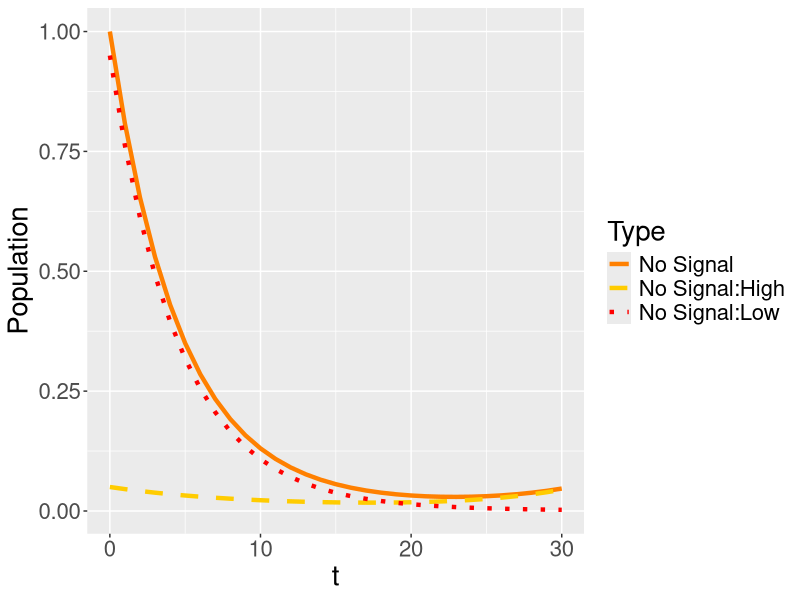
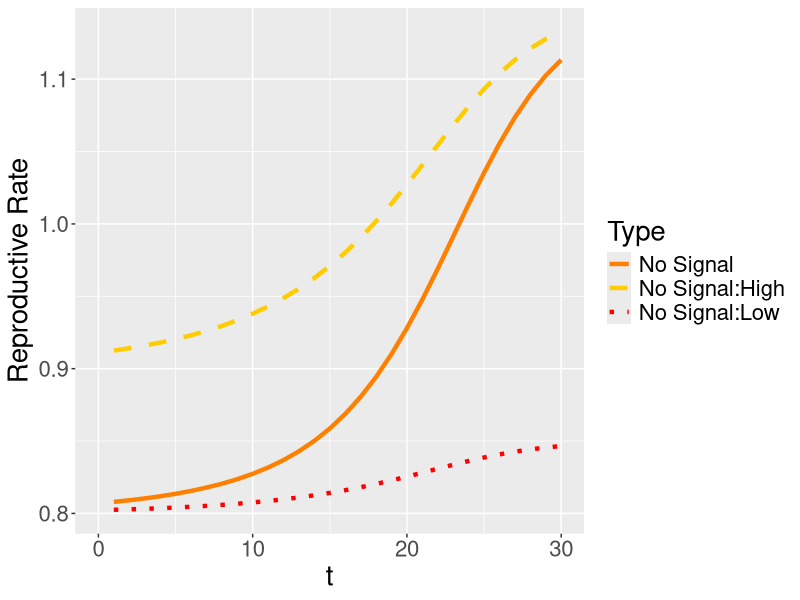
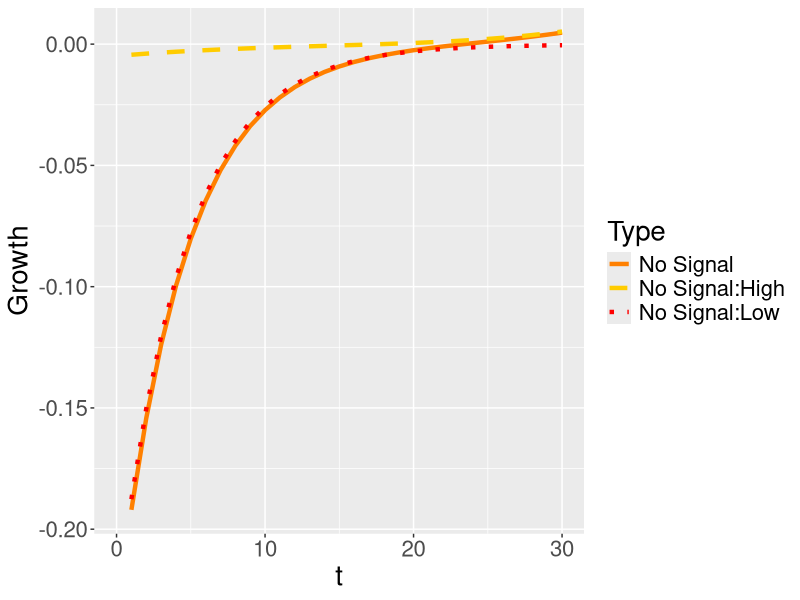
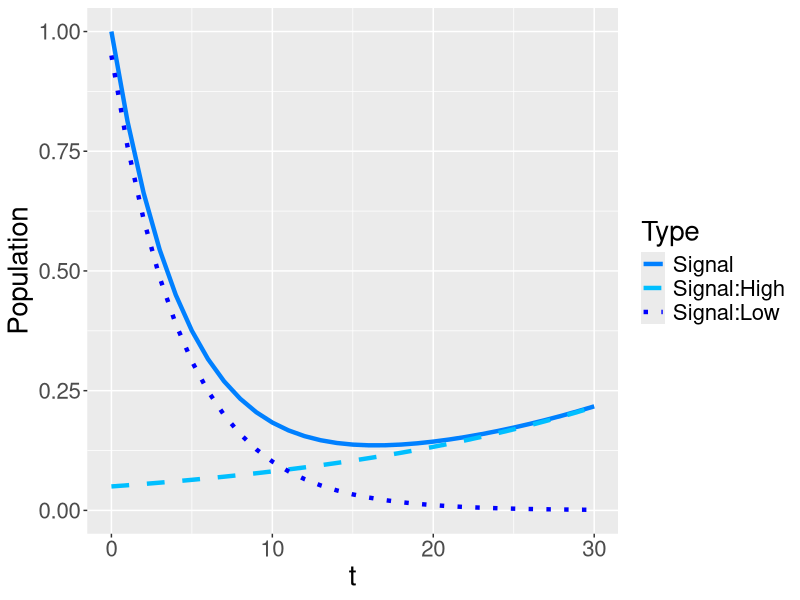
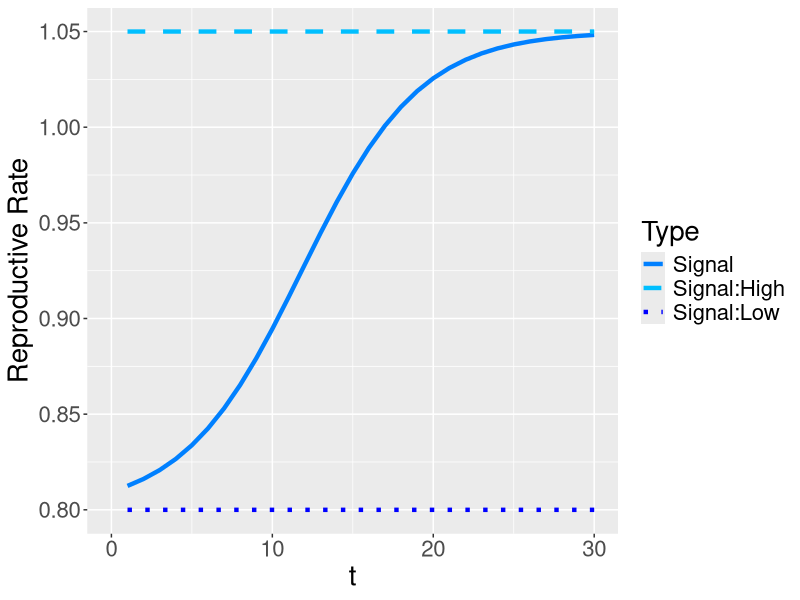
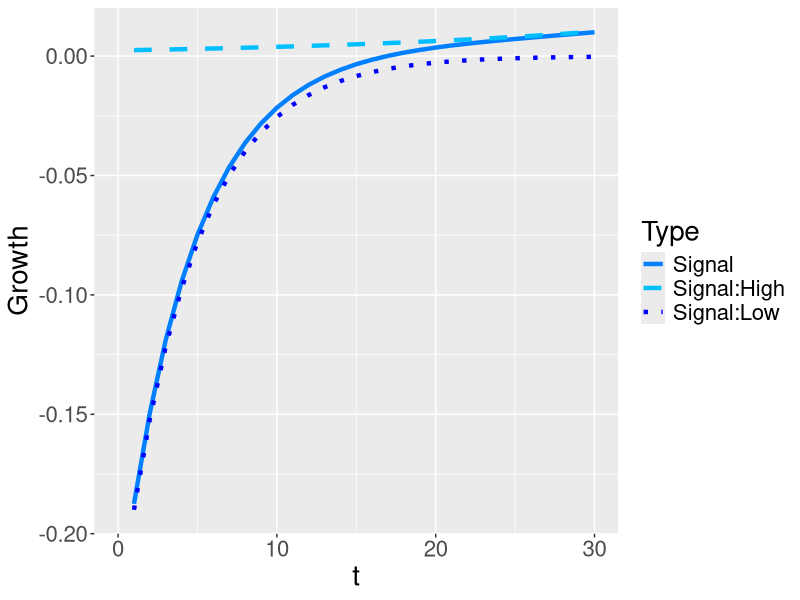
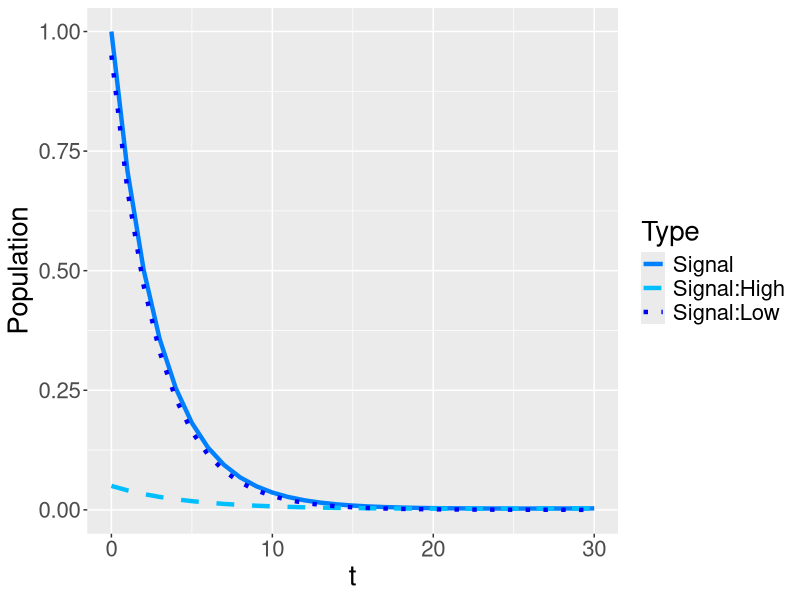
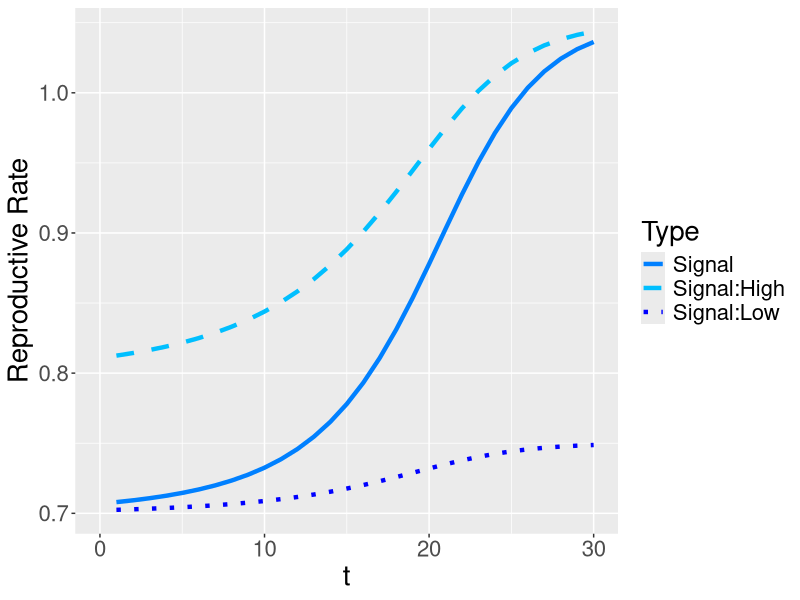

These figures' R source, in order:
###### Set Up #######



library("tidyverse", "shiny", "stringr")
##1100*500 image size

time = 30
vHH =1.15
vHL = .9
vLH = .85
vLL = .8
K = .1
ratio = .05
ratio_l = 0
ratio_h = 1
pop_grow = "Unbounded exponential growth"
#"Fixed population", "Unbounded exponential growth", "Logistic growth to capacity"
join_scenario = "Fight"
#"Fight", "Merge"
start = 20
beta = .2


###### Evolution Apart ######



#Function for evolution of populations in isolation (only high types signal in signaling population)
evo_apart_high = function(ratio, vHH, vHL, vLH, vLL, K, time, pop_grow){
  #define initial population makeup 
  H_N = ratio
  H_S = ratio
  L_N = 1-ratio
  L_S = 1-ratio
  pop = data.frame(H_N,H_S,L_N,L_S)
  #define game table payoffs 
  SHH = max(vHH - K, 0)
  SHL = max(vHL - K, 0)
  SLH = max(vLH - K, 0)
  SLL = max(vLL - K, 0)
  payoffs = data.frame(vHH,vHL,vLH,vLL,SHH,SHL,SLH,SLL)
  expected_payoffs = data.frame()
  group_payoffs = data.frame()
  for(i in 1:time){
    #extract current population values
    H_N = as.numeric(tail(pop,1)[1])
    H_S = as.numeric(tail(pop,1)[2])
    L_N = as.numeric(tail(pop,1)[3])
    L_S = as.numeric(tail(pop,1)[4])
    #find proportion of type in each matching pool (signalers with signalers, non-signalers with non-signalers)
    S_H = if(H_S+L_S>0){
      H_S/(H_S+L_S)} else {0}
    S_L = 1-S_H
    N_H = if(H_N+L_N>0){
      H_N/(H_N+L_N)} else {0}
    N_L = 1-N_H
    #calculate next generation pop levels (current pop * expected payoff for each group)
    H_N_P = H_N*(N_H*as.numeric(payoffs[1])+N_L*as.numeric(payoffs[2]))
    H_S_P = H_S*as.numeric(payoffs[5])
    L_N_P = L_N*(N_H*as.numeric(payoffs[3])+N_L*as.numeric(payoffs[4]))
    L_S_P = L_S*as.numeric(payoffs[4])
    
    #identify growth scenario
    if (pop_grow == "Fixed population"){
      #rebalance to keep total pop steady
      Total_N_P = H_N_P+L_N_P
      Total_S_P = H_S_P+L_S_P
      expected_payoffs1 = data.frame(High_No_Signal = H_N_P/(H_N*Total_N_P), High_Signal = H_S_P/(H_S*Total_S_P), Low_No_Signal = L_N_P/(L_N*Total_N_P), Low_Signal = L_S_P/(L_S*Total_S_P))
      H_N = H_N_P/Total_N_P
      H_S = H_S_P/Total_S_P
      L_N = L_N_P/Total_N_P
      L_S = L_S_P/Total_S_P
    }
    if (pop_grow == "Unbounded exponential growth") {
      #set next gen pop levels to current leves and record expected payoffs
      expected_payoffs1 = data.frame(High_No_Signal = H_N_P/H_N, High_Signal = H_S_P/H_S, Low_No_Signal = L_N_P/L_N, Low_Signal = L_S_P/L_S)
      H_N = H_N_P
      H_S = H_S_P
      L_N = L_N_P
      L_S = L_S_P
    }
    
    #record end of generation information
    pop1 = data.frame(H_N,H_S,L_N,L_S)
    pop = rbind(pop, pop1)
    group_payoffs1 = data.frame(No_Signal = expected_payoffs1[[1]]*N_H + expected_payoffs1[[3]]*N_L, Signal = expected_payoffs1[[2]]*S_H + expected_payoffs1[[4]]*S_L)
    group_payoffs = rbind(group_payoffs, group_payoffs1)
    expected_payoffs = rbind(expected_payoffs, expected_payoffs1)
  }
  #clean up the data
  growth = pop[2:(time+1),]-pop[1:time,]
  growth = growth %>%
    rename(High_No_Signal = H_N,
           High_Signal = H_S,
           Low_No_Signal = L_N,
           Low_Signal = L_S) %>%
    mutate(t = 1:time,
           Signal = High_Signal + Low_Signal,
           No_Signal = High_No_Signal + Low_No_Signal) %>%
    gather("No_Signal", "High_No_Signal", "Low_No_Signal", "Signal", "High_Signal", "Low_Signal", key = Type, value = "Growth")
  growth$Type = factor(growth$Type, levels = c("Signal", "High_Signal", "Low_Signal", "No_Signal", "High_No_Signal", "Low_No_Signal"))
  
  pop = pop %>%
    rename(High_No_Signal = H_N,
           High_Signal = H_S,
           Low_No_Signal = L_N,
           Low_Signal = L_S) %>%
    mutate(t = 0:time,
           Signal = High_Signal + Low_Signal,
           No_Signal = High_No_Signal + Low_No_Signal) %>%
    gather("No_Signal", "High_No_Signal", "Low_No_Signal", "Signal", "High_Signal", "Low_Signal", key = Type, value = "Population")
  pop$Type = factor(pop$Type, levels = c("Signal", "High_Signal", "Low_Signal", "No_Signal", "High_No_Signal", "Low_No_Signal"))
  
  expected_payoffs = cbind(expected_payoffs,group_payoffs)
  expected_payoffs = expected_payoffs %>%
    mutate(t = 1:time) %>%
    gather("No_Signal", "High_No_Signal", "Low_No_Signal", "Signal", "High_Signal", "Low_Signal", key = Type, value = "Growth_Rate")
  expected_payoffs$Type = factor(expected_payoffs$Type, levels = c("Signal", "High_Signal", "Low_Signal", "No_Signal", "High_No_Signal", "Low_No_Signal"))
  list(pop, expected_payoffs, growth)
}

#make graphs for population evolution seperately

pop_evo = evo_apart_high(ratio, vHH, vHL, vLH, vLL, K, time, pop_grow)[[1]]
rate_evo = evo_apart_high(ratio, vHH, vHL, vLH, vLL, K, time, pop_grow)[[2]]
grow_evo = evo_apart_high(ratio, vHH, vHL, vLH, vLL, K, time, pop_grow)[[3]]

#No Signal population

###No_Signal
pop_evo_NS = pop_evo
pop_evo_NS$Type = factor(pop_evo_NS$Type, levels = c("No_Signal", "High_No_Signal", "Low_No_Signal"))
pop_evo_NS = pop_evo_NS[1:93,]

rate_evo_NS = rate_evo
rate_evo_NS$Type = factor(rate_evo_NS$Type, levels = c("No_Signal", "High_No_Signal", "Low_No_Signal"))
rate_evo_NS = rate_evo_NS[1:90,]

grow_evo_NS = grow_evo
grow_evo_NS$Type = factor(grow_evo_NS$Type, levels = c("No_Signal", "High_No_Signal", "Low_No_Signal"))
grow_evo_NS = grow_evo_NS[1:90,]


###Pop_No_Signal
ggplot(data = pop_evo_NS, aes(x = t, y = Population, color = Type, linetype = Type)) +
  geom_line(size = 1.5) +
  theme(text = element_text(size = 20)) +
  scale_linetype_manual(labels = c("No_Signal" = "No Signal", "High_No_Signal" = "No Signal:High", "Low_No_Signal" = "No Signal:Low"),
                        values = c("No_Signal" = "solid", "High_No_Signal" = "dashed", "Low_No_Signal" = "dotted"))+
  scale_color_manual(labels = c("No_Signal" = "No Signal", "High_No_Signal" = "No Signal:High", "Low_No_Signal" = "No Signal:Low"),
                     values = c("No_Signal" = rgb(1,.5,0), "High_No_Signal" = rgb(1,.8,0), "Low_No_Signal" = rgb(1,0,0)))+
  coord_cartesian(xlim =c(0, time))

###Rate_No_Signal
ggplot(data = rate_evo_NS, aes(x = t, y = Growth_Rate, color = Type, linetype = Type)) +
  geom_line(size = 1.5) +
  theme(text = element_text(size = 20)) +
  scale_linetype_manual(labels = c("No_Signal" = "No Signal", "High_No_Signal" = "No Signal:High", "Low_No_Signal" = "No Signal:Low"),
                        values = c("No_Signal" = "solid", "High_No_Signal" = "dashed", "Low_No_Signal" = "dotted"))+
  scale_color_manual(labels = c("No_Signal" = "No Signal", "High_No_Signal" = "No Signal:High", "Low_No_Signal" = "No Signal:Low"),
                     values = c("No_Signal" = rgb(1,.5,0), "High_No_Signal" = rgb(1,.8,0), "Low_No_Signal" = rgb(1,0,0)))+
  labs(y = "Reproductive Rate")+
  coord_cartesian(xlim =c(0, time))

###Growth_No_Signal
ggplot(data = grow_evo_NS, aes(x = t, y = Growth, color = Type, linetype = Type)) +
  geom_line(size = 1.5) +
  theme(text = element_text(size = 20)) +
  scale_linetype_manual(labels = c("No_Signal" = "No Signal", "High_No_Signal" = "No Signal:High", "Low_No_Signal" = "No Signal:Low"),
                        values = c("No_Signal" = "solid", "High_No_Signal" = "dashed", "Low_No_Signal" = "dotted"))+
  scale_color_manual(labels = c("No_Signal" = "No Signal", "High_No_Signal" = "No Signal:High", "Low_No_Signal" = "No Signal:Low"),
                     values = c("No_Signal" = rgb(1,.5,0), "High_No_Signal" = rgb(1,.8,0), "Low_No_Signal" = rgb(1,0,0)))+
  ylab("Growth")+
  coord_cartesian(xlim =c(0, time))

#Signal Population

###Signal
pop_evo_S = pop_evo
pop_evo_S$Type = factor(pop_evo_S$Type, levels = c("Signal", "High_Signal", "Low_Signal"))
pop_evo_S = pop_evo_S[94:186,]


rate_evo_S = rate_evo
rate_evo_S$Type = factor(rate_evo_S$Type, levels = c("Signal", "High_Signal", "Low_Signal"))
rate_evo_S = rate_evo_S[91:180,]

grow_evo_S = grow_evo
grow_evo_S$Type = factor(grow_evo_S$Type, levels = c("Signal", "High_Signal", "Low_Signal"))
grow_evo_S = grow_evo_S[91:180,]


###Pop_Signal
ggplot(data = pop_evo_S, aes(x = t, y = Population, color = Type, linetype = Type)) +
  geom_line(size = 1.5) +
  theme(text = element_text(size = 20)) +
  scale_linetype_manual(labels = c("Signal" = "Signal", "High_Signal" = "Signal:High", "Low_Signal" = "Signal:Low"),
                        values = c("Signal" = "solid", "High_Signal" = "dashed", "Low_Signal" = "dotted"))+
  scale_color_manual(labels = c("Signal" = "Signal", "High_Signal" = "Signal:High", "Low_Signal" = "Signal:Low"),
                     values = c("Signal" = rgb(0,.5,1), "High_Signal" = rgb(0,.75,1), "Low_Signal" = rgb(0,0,1)))+
  coord_cartesian(xlim =c(0, time))

###Rate_Signal
ggplot(data = rate_evo_S, aes(x = t, y = Growth_Rate, color = Type, linetype = Type)) +
  geom_line(size = 1.5) +
  theme(text = element_text(size = 20)) +
  scale_linetype_manual(labels = c("Signal" = "Signal", "High_Signal" = "Signal:High", "Low_Signal" = "Signal:Low"),
                        values = c("Signal" = "solid", "High_Signal" = "dashed", "Low_Signal" = "dotted"))+
  scale_color_manual(labels = c("Signal" = "Signal", "High_Signal" = "Signal:High", "Low_Signal" = "Signal:Low"),
                     values = c("Signal" = rgb(0,.5,1), "High_Signal" = rgb(0,.75,1), "Low_Signal" = rgb(0,0,1)))+
  labs(y = "Reproductive Rate")+
  coord_cartesian(xlim =c(0, time))

###Growth_Signal
ggplot(data = grow_evo_S, aes(x = t, y = Growth, color = Type, linetype = Type)) +
  geom_line(size = 1.5) +
  theme(text = element_text(size = 20)) +
  scale_linetype_manual(labels = c("Signal" = "Signal", "High_Signal" = "Signal:High", "Low_Signal" = "Signal:Low"),
                        values = c("Signal" = "solid", "High_Signal" = "dashed", "Low_Signal" = "dotted"))+
  scale_color_manual(labels = c("Signal" = "Signal", "High_Signal" = "Signal:High", "Low_Signal" = "Signal:Low"),
                     values = c("Signal" = rgb(0,.5,1), "High_Signal" = rgb(0,.75,1), "Low_Signal" = rgb(0,0,1)))+
  ylab("Growth")+
  coord_cartesian(xlim =c(0, time))


#Function for evolution of populations in isolation (both types signal in signaling population)
evo_apart_genetic = function(ratio, vHH, vHL, vLH, vLL, K, time, pop_grow){
  #define initial population makeup 
  H_N = ratio
  H_S = ratio
  L_N = 1-ratio
  L_S = 1-ratio
  pop = data.frame(H_N,H_S,L_N,L_S)
  #define game table payoffs 
  SHH = max(vHH - K, 0)
  SHL = max(vHL - K, 0)
  SLH = max(vLH - K, 0)
  SLL = max(vLL - K, 0)
  payoffs = data.frame(vHH,vHL,vLH,vLL,SHH,SHL,SLH,SLL)
  expected_payoffs = data.frame()
  group_payoffs = data.frame()
  for(i in 1:time){
    #extract current population values
    H_N = as.numeric(tail(pop,1)[1])
    H_S = as.numeric(tail(pop,1)[2])
    L_N = as.numeric(tail(pop,1)[3])
    L_S = as.numeric(tail(pop,1)[4])
    #find proportion of type in each matching pool (signalers with signalers, non-signalers with non-signalers)
    S_H = if(H_S+L_S>0){
      H_S/(H_S+L_S)} else {0}
    S_L = 1-S_H
    N_H = if(H_N+L_N>0){
      H_N/(H_N+L_N)} else {0}
    N_L = 1-N_H
    #calculate next generation pop levels (current pop * expected payoff for each group)
    H_N_P = H_N*(N_H*as.numeric(payoffs[1])+N_L*as.numeric(payoffs[2]))
    H_S_P = H_S*(S_H*as.numeric(payoffs[5])+S_L*as.numeric(payoffs[6]))
    L_N_P = L_N*(N_H*as.numeric(payoffs[3])+N_L*as.numeric(payoffs[4]))
    L_S_P = L_S*(S_H*as.numeric(payoffs[7])+S_L*as.numeric(payoffs[8]))
    
    #identify growth scenario
    if (pop_grow == "Fixed population"){
      #rebalance to keep total pop steady
      Total_N_P = H_N_P+L_N_P
      Total_S_P = H_S_P+L_S_P
      expected_payoffs1 = data.frame(High_No_Signal = H_N_P/(H_N*Total_N_P), High_Signal = H_S_P/(H_S*Total_S_P), Low_No_Signal = L_N_P/(L_N*Total_N_P), Low_Signal = L_S_P/(L_S*Total_S_P))
      H_N = H_N_P/Total_N_P
      H_S = H_S_P/Total_S_P
      L_N = L_N_P/Total_N_P
      L_S = L_S_P/Total_S_P
    }
    if (pop_grow == "Unbounded exponential growth") {
      #set next gen pop levels to current leves and record expected payoffs
      expected_payoffs1 = data.frame(High_No_Signal = H_N_P/H_N, High_Signal = H_S_P/H_S, Low_No_Signal = L_N_P/L_N, Low_Signal = L_S_P/L_S)
      H_N = H_N_P
      H_S = H_S_P
      L_N = L_N_P
      L_S = L_S_P
    }
    
    #record end of generation information
    pop1 = data.frame(H_N,H_S,L_N,L_S)
    pop = rbind(pop, pop1)
    group_payoffs1 = data.frame(No_Signal = expected_payoffs1[[1]]*N_H + expected_payoffs1[[3]]*N_L, Signal = expected_payoffs1[[2]]*S_H + expected_payoffs1[[4]]*S_L)
    group_payoffs = rbind(group_payoffs, group_payoffs1)
    expected_payoffs = rbind(expected_payoffs, expected_payoffs1)
  }
  #clean up the data
  growth = pop[2:(time+1),]-pop[1:time,]
  growth = growth %>%
    rename(High_No_Signal = H_N,
           High_Signal = H_S,
           Low_No_Signal = L_N,
           Low_Signal = L_S) %>%
    mutate(t = 1:time,
           Signal = High_Signal + Low_Signal,
           No_Signal = High_No_Signal + Low_No_Signal) %>%
    gather("No_Signal", "High_No_Signal", "Low_No_Signal", "Signal", "High_Signal", "Low_Signal", key = Type, value = "Growth")
  growth$Type = factor(growth$Type, levels = c("Signal", "High_Signal", "Low_Signal", "No_Signal", "High_No_Signal", "Low_No_Signal"))
  
  pop = pop %>%
    rename(High_No_Signal = H_N,
           High_Signal = H_S,
           Low_No_Signal = L_N,
           Low_Signal = L_S) %>%
    mutate(t = 0:time,
           Signal = High_Signal + Low_Signal,
           No_Signal = High_No_Signal + Low_No_Signal) %>%
    gather("No_Signal", "High_No_Signal", "Low_No_Signal", "Signal", "High_Signal", "Low_Signal", key = Type, value = "Population")
  pop$Type = factor(pop$Type, levels = c("Signal", "High_Signal", "Low_Signal", "No_Signal", "High_No_Signal", "Low_No_Signal"))
  
  expected_payoffs = cbind(expected_payoffs,group_payoffs)
  expected_payoffs = expected_payoffs %>%
    mutate(t = 1:time) %>%
    gather("No_Signal", "High_No_Signal", "Low_No_Signal", "Signal", "High_Signal", "Low_Signal", key = Type, value = "Growth_Rate")
  expected_payoffs$Type = factor(expected_payoffs$Type, levels = c("Signal", "High_Signal", "Low_Signal", "No_Signal", "High_No_Signal", "Low_No_Signal"))
  list(pop, expected_payoffs, growth)
}

#make graphs for population evolution seperately

pop_evo_gene = evo_apart_genetic(ratio, vHH, vHL, vLH, vLL, K, time, pop_grow)[[1]]
rate_evo_gene = evo_apart_genetic(ratio, vHH, vHL, vLH, vLL, K, time, pop_grow)[[2]]
grow_evo_gene = evo_apart_genetic(ratio, vHH, vHL, vLH, vLL, K, time, pop_grow)[[3]]

#Genetic population

###Genetic
pop_evo_gene_S = pop_evo_gene
pop_evo_gene_S$Type = factor(pop_evo_gene_S$Type, levels = c("Signal", "High_Signal", "Low_Signal"))
pop_evo_gene_S = pop_evo_gene_S[94:186,]

rate_evo_gene_S = rate_evo_gene
rate_evo_gene_S$Type = factor(rate_evo_gene_S$Type, levels = c("Signal", "High_Signal", "Low_Signal"))
rate_evo_gene_S = rate_evo_gene_S[91:180,]

grow_evo_gene_S = grow_evo_gene
grow_evo_gene_S$Type = factor(grow_evo_gene_S$Type, levels = c("Signal", "High_Signal", "Low_Signal"))
grow_evo_gene_S = grow_evo_gene_S[91:180,]


###Pop_Signal
ggplot(data = pop_evo_gene_S, aes(x = t, y = Population, color = Type, linetype = Type)) +
  geom_line(size = 1.5) +
  theme(text = element_text(size = 20)) +
  scale_linetype_manual(labels = c("Signal" = "Signal", "High_Signal" = "Signal:High", "Low_Signal" = "Signal:Low"),
                        values = c("Signal" = "solid", "High_Signal" = "dashed", "Low_Signal" = "dotted"))+
  scale_color_manual(labels = c("Signal" = "Signal", "High_Signal" = "Signal:High", "Low_Signal" = "Signal:Low"),
                     values = c("Signal" = rgb(0,.5,1), "High_Signal" = rgb(0,.75,1), "Low_Signal" = rgb(0,0,1)))+
  coord_cartesian(xlim =c(0, time))

###Rate_Signal
ggplot(data = rate_evo_gene_S, aes(x = t, y = Growth_Rate, color = Type, linetype = Type)) +
  geom_line(size = 1.5) +
  theme(text = element_text(size = 20)) +
  scale_linetype_manual(labels = c("Signal" = "Signal", "High_Signal" = "Signal:High", "Low_Signal" = "Signal:Low"),
                        values = c("Signal" = "solid", "High_Signal" = "dashed", "Low_Signal" = "dotted"))+
  scale_color_manual(labels = c("Signal" = "Signal", "High_Signal" = "Signal:High", "Low_Signal" = "Signal:Low"),
                     values = c("Signal" = rgb(0,.5,1), "High_Signal" = rgb(0,.75,1), "Low_Signal" = rgb(0,0,1)))+
  labs(y = "Reproductive Rate")+
  coord_cartesian(xlim =c(0, time))

###Growth_Signal
ggplot(data = grow_evo_gene_S, aes(x = t, y = Growth, color = Type, linetype = Type)) +
  geom_line(size = 1.5) +
  theme(text = element_text(size = 20)) +
  scale_linetype_manual(labels = c("Signal" = "Signal", "High_Signal" = "Signal:High", "Low_Signal" = "Signal:Low"),
                        values = c("Signal" = "solid", "High_Signal" = "dashed", "Low_Signal" = "dotted"))+
  scale_color_manual(labels = c("Signal" = "Signal", "High_Signal" = "Signal:High", "Low_Signal" = "Signal:Low"),
                     values = c("Signal" = rgb(0,.5,1), "High_Signal" = rgb(0,.75,1), "Low_Signal" = rgb(0,0,1)))+
  ylab("Growth")+
  coord_cartesian(xlim =c(0, time))

#Compare Signal (choice) vs No Signal

###Pop_Compare
ggplot(data = pop_evo, aes(x = t, y = Population, color = Type, linetype = Type)) +
  geom_line(size = 1.5) +
  theme(text = element_text(size = 20)) +
  scale_linetype_manual(labels = c("Signal" = "Signal", "High_Signal" = "Signal:High", "Low_Signal" = "Signal:Low", "No_Signal" = "No Signal", "High_No_Signal" = "No Signal:High", "Low_No_Signal" = "No Signal:Low"),
                        values = c("Signal" = "solid", "High_Signal" = "dashed", "Low_Signal" = "dotted", "No_Signal" = "solid", "High_No_Signal" = "dashed", "Low_No_Signal" = "dotted"))+
  scale_color_manual(labels = c("Signal" = "Signal", "High_Signal" = "Signal:High", "Low_Signal" = "Signal:Low", "No_Signal" = "No Signal", "High_No_Signal" = "No Signal:High", "Low_No_Signal" = "No Signal:Low"),
                     values = c("Signal" = rgb(0,.5,1), "High_Signal" = rgb(0,.75,1), "Low_Signal" = rgb(0,0,1), "No_Signal" = rgb(1,.5,0), "High_No_Signal" = rgb(1,.8,0), "Low_No_Signal" = rgb(1,0,0)))+
  coord_cartesian(xlim =c(0, time))

###Rate_Compare
ggplot(data = rate_evo, aes(x = t, y = Growth_Rate, color = Type, linetype = Type)) +
  geom_line(size = 1.5) +
  theme(text = element_text(size = 20)) +
  scale_linetype_manual(labels = c("Signal" = "Signal", "High_Signal" = "Signal:High", "Low_Signal" = "Signal:Low", "No_Signal" = "No Signal", "High_No_Signal" = "No Signal:High", "Low_No_Signal" = "No Signal:Low"),
                        values = c("Signal" = "solid", "High_Signal" = "dashed", "Low_Signal" = "dotted", "No_Signal" = "solid", "High_No_Signal" = "dashed", "Low_No_Signal" = "dotted"))+
  scale_color_manual(labels = c("Signal" = "Signal", "High_Signal" = "Signal:High", "Low_Signal" = "Signal:Low", "No_Signal" = "No Signal", "High_No_Signal" = "No Signal:High", "Low_No_Signal" = "No Signal:Low"),
                     values = c("Signal" = rgb(0,.5,1), "High_Signal" = rgb(0,.75,1), "Low_Signal" = rgb(0,0,1), "No_Signal" = rgb(1,.5,0), "High_No_Signal" = rgb(1,.8,0), "Low_No_Signal" = rgb(1,0,0)))+
  ylab("Reproductive Rate")+
  coord_cartesian(xlim =c(0, time))

###Growth_Compare
ggplot(data = grow_evo, aes(x = t, y = Growth, color = Type, linetype = Type)) +
  geom_line(size = 1.5) +
  theme(text = element_text(size = 20)) +
  scale_linetype_manual(labels = c("Signal" = "Signal", "High_Signal" = "Signal:High", "Low_Signal" = "Signal:Low", "No_Signal" = "No Signal", "High_No_Signal" = "No Signal:High", "Low_No_Signal" = "No Signal:Low"),
                        values = c("Signal" = "solid", "High_Signal" = "dashed", "Low_Signal" = "dotted", "No_Signal" = "solid", "High_No_Signal" = "dashed", "Low_No_Signal" = "dotted"))+
  scale_color_manual(labels = c("Signal" = "Signal", "High_Signal" = "Signal:High", "Low_Signal" = "Signal:Low", "No_Signal" = "No Signal", "High_No_Signal" = "No Signal:High", "Low_No_Signal" = "No Signal:Low"),
                     values = c("Signal" = rgb(0,.5,1), "High_Signal" = rgb(0,.75,1), "Low_Signal" = rgb(0,0,1), "No_Signal" = rgb(1,.5,0), "High_No_Signal" = rgb(1,.8,0), "Low_No_Signal" = rgb(1,0,0)))+
  ylab("Growth")+
  coord_cartesian(xlim =c(0, time))


#Compare Signal(gene) vs No Signal

#Notes: The Signal(gene) population benefits from high v(H,H), v(L,L), and a Low V(H,L),and V(L,H) and most importantly, a low initial proportion of high types.  

###Pop_Compare
ggplot(data = pop_evo_gene, aes(x = t, y = Population, color = Type, linetype = Type)) +
  geom_line(size = 1.5) +
  theme(text = element_text(size = 20)) +
  scale_linetype_manual(labels = c("Signal" = "Signal", "High_Signal" = "Signal:High", "Low_Signal" = "Signal:Low", "No_Signal" = "No Signal", "High_No_Signal" = "No Signal:High", "Low_No_Signal" = "No Signal:Low"),
                        values = c("Signal" = "solid", "High_Signal" = "dashed", "Low_Signal" = "dotted", "No_Signal" = "solid", "High_No_Signal" = "dashed", "Low_No_Signal" = "dotted"))+
  scale_color_manual(labels = c("Signal" = "Signal", "High_Signal" = "Signal:High", "Low_Signal" = "Signal:Low", "No_Signal" = "No Signal", "High_No_Signal" = "No Signal:High", "Low_No_Signal" = "No Signal:Low"),
                     values = c("Signal" = rgb(0,.5,1), "High_Signal" = rgb(0,.75,1), "Low_Signal" = rgb(0,0,1), "No_Signal" = rgb(1,.5,0), "High_No_Signal" = rgb(1,.8,0), "Low_No_Signal" = rgb(1,0,0)))+
  coord_cartesian(xlim =c(0, time))

###Rate_Compare
ggplot(data = rate_evo_gene, aes(x = t, y = Growth_Rate, color = Type, linetype = Type)) +
  geom_line(size = 1.5) +
  theme(text = element_text(size = 20)) +
  scale_linetype_manual(labels = c("Signal" = "Signal", "High_Signal" = "Signal:High", "Low_Signal" = "Signal:Low", "No_Signal" = "No Signal", "High_No_Signal" = "No Signal:High", "Low_No_Signal" = "No Signal:Low"),
                        values = c("Signal" = "solid", "High_Signal" = "dashed", "Low_Signal" = "dotted", "No_Signal" = "solid", "High_No_Signal" = "dashed", "Low_No_Signal" = "dotted"))+
  scale_color_manual(labels = c("Signal" = "Signal", "High_Signal" = "Signal:High", "Low_Signal" = "Signal:Low", "No_Signal" = "No Signal", "High_No_Signal" = "No Signal:High", "Low_No_Signal" = "No Signal:Low"),
                     values = c("Signal" = rgb(0,.5,1), "High_Signal" = rgb(0,.75,1), "Low_Signal" = rgb(0,0,1), "No_Signal" = rgb(1,.5,0), "High_No_Signal" = rgb(1,.8,0), "Low_No_Signal" = rgb(1,0,0)))+
  ylab("Reproductive Rate")+
  coord_cartesian(xlim =c(0, time))

###Growth_Compare
ggplot(data = grow_evo_gene, aes(x = t, y = Growth, color = Type, linetype = Type)) +
  geom_line(size = 1.5) +
  theme(text = element_text(size = 20)) +
  scale_linetype_manual(labels = c("Signal" = "Signal", "High_Signal" = "Signal:High", "Low_Signal" = "Signal:Low", "No_Signal" = "No Signal", "High_No_Signal" = "No Signal:High", "Low_No_Signal" = "No Signal:Low"),
                        values = c("Signal" = "solid", "High_Signal" = "dashed", "Low_Signal" = "dotted", "No_Signal" = "solid", "High_No_Signal" = "dashed", "Low_No_Signal" = "dotted"))+
  scale_color_manual(labels = c("Signal" = "Signal", "High_Signal" = "Signal:High", "Low_Signal" = "Signal:Low", "No_Signal" = "No Signal", "High_No_Signal" = "No Signal:High", "Low_No_Signal" = "No Signal:Low"),
                     values = c("Signal" = rgb(0,.5,1), "High_Signal" = rgb(0,.75,1), "Low_Signal" = rgb(0,0,1), "No_Signal" = rgb(1,.5,0), "High_No_Signal" = rgb(1,.8,0), "Low_No_Signal" = rgb(1,0,0)))+
  ylab("Growth")+
  coord_cartesian(xlim =c(0, time))






###### Competition ######                     



#Make graphs for competition between populations

evo_join_high = function(ratio, vHH, vHL, vLH, vLL, K, time, pop_grow, join_scenario, beta, start){
  H_N = ratio
  H_S = ratio
  L_N = 1-ratio
  L_S = 1-ratio
  pop = data.frame(H_N,H_S,L_N,L_S)
  SHH = max(vHH - K, 0)
  SHL = max(vHL - K, 0)
  SLH = max(vLH - K, 0)
  SLL = max(vLL - K, 0)
  payoffs = data.frame(vHH,vHL,vLH,vLL,SHH,SHL,SLH,SLL)
  expected_payoffs = data.frame()
  group_payoffs = data.frame()
  if (start != 1){
    for(i in 1:(start-1)){
      H_N = as.numeric(tail(pop,1)[1])
      H_S = as.numeric(tail(pop,1)[2])
      L_N = as.numeric(tail(pop,1)[3])
      L_S = as.numeric(tail(pop,1)[4])
      S_H = if(H_S+L_S>0){
        H_S/(H_S+L_S)} else {0}
      S_L = 1-S_H
      N_H = if(H_N+L_N>0){
        H_N/(H_N+L_N)} else {0}
      N_L = 1-N_H
      H_N_P = H_N*(N_H*as.numeric(payoffs[1])+N_L*as.numeric(payoffs[2]))
      H_S_P = SHH*H_S
      L_N_P = L_N*(N_H*as.numeric(payoffs[3])+N_L*as.numeric(payoffs[4]))
      L_S_P = vLL*L_S
      if (pop_grow == "Fixed population"){
        Total_N_P = H_N_P+L_N_P
        Total_S_P = H_S_P+L_S_P
        expected_payoffs1 = data.frame(High_No_Signal = H_N_P/(H_N*Total_N_P), High_Signal = H_S_P/(H_S*Total_S_P), Low_No_Signal = L_N_P/(L_N*Total_N_P), Low_Signal = L_S_P/(L_S*Total_S_P))
        H_N = H_N_P/Total_N_P
        H_S = H_S_P/Total_S_P
        L_N = L_N_P/Total_N_P
        L_S = L_S_P/Total_S_P
      }
      if (pop_grow == "Unbounded exponential growth") {
        expected_payoffs1 = data.frame(High_No_Signal = H_N_P/H_N, High_Signal = H_S_P/H_S, Low_No_Signal = L_N_P/L_N, Low_Signal = L_S_P/L_S)
        H_N = H_N_P
        H_S = H_S_P
        L_N = L_N_P
        L_S = L_S_P
      }
      pop1 = data.frame(H_N,H_S,L_N,L_S)
      pop = rbind(pop, pop1)
      group_payoffs1 = data.frame(No_Signal = expected_payoffs1[[1]]*N_H + expected_payoffs1[[3]]*N_L, Signal = expected_payoffs1[[2]]*S_H + expected_payoffs1[[4]]*S_L)
      group_payoffs = rbind(group_payoffs, group_payoffs1)
      expected_payoffs = rbind(expected_payoffs, expected_payoffs1)
    }
  }
  if (join_scenario == "Merge"){
    if (pop_grow == "Fixed population"){
      for(i in start:time){
        H_N = as.numeric(tail(pop,1)[1])
        H_S = as.numeric(tail(pop,1)[2])
        L_N = as.numeric(tail(pop,1)[3])
        L_S = as.numeric(tail(pop,1)[4])
        S_H = if(H_S+L_S>0){
          H_S/(H_S+L_S)} else {0}
        S_L = 1-S_H
        N_H = if(H_N+L_N>0){
          H_N/(H_N+L_N)} else {0}
        N_L = 1-N_H
        H_N_P = H_N*(N_H*as.numeric(payoffs[1])+N_L*as.numeric(payoffs[2]))
        H_S_P = H_S*SHH
        L_N_P = L_N*(N_H*as.numeric(payoffs[3])+N_L*as.numeric(payoffs[4]))
        L_S_P = L_S*vLL
        Total_P = H_N_P+L_N_P+H_S_P+L_S_P
        expected_payoffs1 = data.frame(High_No_Signal = H_N_P/(H_N*Total_P), High_Signal = H_S_P/(H_S*Total_P), Low_No_Signal = L_N_P/(L_N*Total_P), Low_Signal = L_S_P/(L_S*Total_P))
        H_N = H_N_P/Total_P
        H_S = H_S_P/Total_P
        L_N = L_N_P/Total_P
        L_S = L_S_P/Total_P
        pop1 = data.frame(H_N,H_S,L_N,L_S)
        pop = rbind(pop, pop1)
        group_payoffs1 = data.frame(No_Signal = expected_payoffs1[[1]]*N_H + expected_payoffs1[[3]]*N_L, Signal = expected_payoffs1[[2]]*S_H + expected_payoffs1[[4]]*S_L)
        group_payoffs = rbind(group_payoffs, group_payoffs1)
        expected_payoffs = rbind(expected_payoffs, expected_payoffs1)
      }
    }
    if (pop_grow == "Unbounded exponential growth"){
      for(i in start:time){
        H_N = as.numeric(tail(pop,1)[1])
        H_S = as.numeric(tail(pop,1)[2])
        L_N = as.numeric(tail(pop,1)[3])
        L_S = as.numeric(tail(pop,1)[4])
        S_H = if(H_S+L_S>0){
          H_S/(H_S+L_S)} else {0}
        S_L = 1-S_H
        N_H = if(H_N+L_N>0){
          H_N/(H_N+L_N)} else {0}
        N_L = 1-N_H
        H_N_P = H_N*(N_H*as.numeric(payoffs[1])+N_L*as.numeric(payoffs[2]))
        H_S_P = H_S*SHH
        L_N_P = L_N*(N_H*as.numeric(payoffs[3])+N_L*as.numeric(payoffs[4]))
        L_S_P = L_S*vLL
        expected_payoffs1 = data.frame(High_No_Signal = H_N_P/H_N, High_Signal = H_S_P/H_S, Low_No_Signal = L_N_P/L_N, Low_Signal = L_S_P/L_S)
        H_N = H_N_P
        H_S = H_S_P
        L_N = L_N_P
        L_S = L_S_P
        pop1 = data.frame(H_N,H_S,L_N,L_S)
        pop = rbind(pop, pop1)
        group_payoffs1 = data.frame(No_Signal = expected_payoffs1[[1]]*N_H + expected_payoffs1[[3]]*N_L, Signal = expected_payoffs1[[2]]*S_H + expected_payoffs1[[4]]*S_L)
        group_payoffs = rbind(group_payoffs, group_payoffs1)
        expected_payoffs = rbind(expected_payoffs, expected_payoffs1)
      }
    }
  }
  if (join_scenario == "Fight"){
    if (pop_grow == "Fixed population"){
      for(i in start:time){
        H_N = as.numeric(tail(pop,1)[1])
        H_S = as.numeric(tail(pop,1)[2])
        L_N = as.numeric(tail(pop,1)[3])
        L_S = as.numeric(tail(pop,1)[4])
        #Fight where each kills beta of other group
        S_D = (H_S+L_S)*beta
        N_D = (H_N+L_N)*beta
        S_H = if(H_S+L_S>0){
          H_S/(H_S+L_S)} else {0}
        S_L = 1-S_H
        N_H = if(H_N+L_N>0){
          H_N/(H_N+L_N)} else {0}
        N_L = 1-N_H
        H_N = max(H_N-S_D*N_H,0)
        H_S = max(H_S-N_D*S_H,0)
        L_N = max(L_N-S_D*N_L,0)
        L_S = max(L_S-N_D*S_L,0)
        #Reproduce
        S_H = if(H_S+L_S>0){
          H_S/(H_S+L_S)} else {0}
        S_L = 1-S_H
        N_H = if(H_N+L_N>0){
          H_N/(H_N+L_N)} else {0}
        N_L = 1-N_H
        H_N_P = H_N*(N_H*as.numeric(payoffs[1])+N_L*as.numeric(payoffs[2]))
        H_S_P = H_S*SHH
        L_N_P = L_N*(N_H*as.numeric(payoffs[3])+N_L*as.numeric(payoffs[4]))
        L_S_P = L_S*vLL
        Total_P = H_N_P+L_N_P+H_S_P+L_S_P
        expected_payoffs1 = data.frame(High_No_Signal = H_N_P/(H_N*Total_P), High_Signal = H_S_P/(H_S*Total_P), Low_No_Signal = L_N_P/(L_N*Total_P), Low_Signal = L_S_P/(L_S*Total_P))
        H_N = H_N_P/Total_P
        H_S = H_S_P/Total_P
        L_N = L_N_P/Total_P
        L_S = L_S_P/Total_P
        pop1 = data.frame(H_N,H_S,L_N,L_S)
        pop = rbind(pop, pop1)
        group_payoffs1 = data.frame(No_Signal = expected_payoffs1[[1]]*N_H + expected_payoffs1[[3]]*N_L, Signal = expected_payoffs1[[2]]*S_H + expected_payoffs1[[4]]*S_L)
        group_payoffs = rbind(group_payoffs, group_payoffs1)
        expected_payoffs = rbind(expected_payoffs, expected_payoffs1)
      }
    }
    if (pop_grow == "Unbounded exponential growth"){
      for(i in start:time){
        H_N = as.numeric(tail(pop,1)[1])
        H_S = as.numeric(tail(pop,1)[2])
        L_N = as.numeric(tail(pop,1)[3])
        L_S = as.numeric(tail(pop,1)[4])
        #Fight where each kills beta of other group
        S_D = (H_S+L_S)*beta
        N_D = (H_N+L_N)*beta
        S_H = if(H_S+L_S>0){
          H_S/(H_S+L_S)} else {0}
        S_L = 1-S_H
        N_H = if(H_N+L_N>0){
          H_N/(H_N+L_N)} else {0}
        N_L = 1-N_H
        H_N = max(H_N-S_D*N_H,0)
        H_S = max(H_S-N_D*S_H,0)
        L_N = max(L_N-S_D*N_L,0)
        L_S = max(L_S-N_D*S_L,0)
        #Reproduce
        S_H = if(H_S+L_S>0){
          H_S/(H_S+L_S)} else {0}
        S_L = 1-S_H
        N_H = if(H_N+L_N>0){
          H_N/(H_N+L_N)} else {0}
        N_L = 1-N_H
        H_N_P = H_N*(N_H*as.numeric(payoffs[1])+N_L*as.numeric(payoffs[2]))
        H_S_P = H_S*SHH
        L_N_P = L_N*(N_H*as.numeric(payoffs[3])+N_L*as.numeric(payoffs[4]))
        L_S_P = L_S*vLL
        expected_payoffs1 = data.frame(High_No_Signal = H_N_P/H_N, High_Signal = H_S_P/H_S, Low_No_Signal = L_N_P/L_N, Low_Signal = L_S_P/L_S)
        H_N = H_N_P
        H_S = H_S_P
        L_N = L_N_P
        L_S = L_S_P
        pop1 = data.frame(H_N,H_S,L_N,L_S)
        pop = rbind(pop, pop1)
        group_payoffs1 = data.frame(No_Signal = expected_payoffs1[[1]]*N_H + expected_payoffs1[[3]]*N_L, Signal = expected_payoffs1[[2]]*S_H + expected_payoffs1[[4]]*S_L)
        group_payoffs = rbind(group_payoffs, group_payoffs1)
        expected_payoffs = rbind(expected_payoffs, expected_payoffs1)
      }
    }
  }
  growth = pop[2:(time+1),]-pop[1:(time),]
  growth = growth %>%
    rename(High_No_Signal = H_N,
           High_Signal = H_S,
           Low_No_Signal = L_N,
           Low_Signal = L_S) %>%
    mutate(t = 1:time,
           Signal = High_Signal + Low_Signal,
           No_Signal = High_No_Signal + Low_No_Signal) %>%
    gather("No_Signal", "High_No_Signal", "Low_No_Signal", "Signal", "High_Signal", "Low_Signal", key = Type, value = "Growth")
  growth$Type = factor(growth$Type, levels = c("Signal", "High_Signal", "Low_Signal", "No_Signal", "High_No_Signal", "Low_No_Signal"))
  
  pop = pop %>%
    rename(High_No_Signal = H_N,
           High_Signal = H_S,
           Low_No_Signal = L_N,
           Low_Signal = L_S) %>%
    mutate(t = 0:time,
           Signal = High_Signal + Low_Signal,
           No_Signal = High_No_Signal + Low_No_Signal) %>%
    gather("No_Signal", "High_No_Signal", "Low_No_Signal", "Signal", "High_Signal", "Low_Signal", key = Type, value = "Population")
  pop$Type = factor(pop$Type, levels = c("Signal", "High_Signal", "Low_Signal", "No_Signal", "High_No_Signal", "Low_No_Signal"))
  
  expected_payoffs = cbind(expected_payoffs,group_payoffs)
  expected_payoffs = expected_payoffs %>%
    mutate(t = 1:time) %>%
    gather("No_Signal", "High_No_Signal", "Low_No_Signal", "Signal", "High_Signal", "Low_Signal", key = Type, value = "Growth_Rate")
  expected_payoffs$Type = factor(expected_payoffs$Type, levels = c("Signal", "High_Signal", "Low_Signal", "No_Signal", "High_No_Signal", "Low_No_Signal"))
  list(pop, expected_payoffs, growth)
}

regions = function(ratio, vHH, vHL, vLH, vLL, K, time, pop_grow, beta, start){
  #create a few graphs showing which group will survive the competition under different paramaters
  Klow = round(max(vLH-vLL,0),2)
  Khigh = round(vHH-vHL,2)
  Krange = seq(from = Klow, to = Khigh, by = .01)
  startrange = seq(from = 1, to = time, by = 1)
  betarange = seq(from = .01, to = 1, by = .01)
  SKregion = tibble(start = rep(startrange, length(Krange)), K = rep(Krange, each = length(startrange)), result = "")
  BKregion = tibble(beta = rep(betarange, length(Krange)), K = rep(Krange, each = length(betarange)), result = "")
  SBregion = tibble(start = rep(startrange, length(betarange)), beta = rep(betarange, each = length(startrange)), result = "")
  for(Kvar in Krange){
    #KSregion and BKregion first
    j = match(Kvar,Krange)
    H_N = ratio
    H_S = ratio
    L_N = 1-ratio
    L_S = 1-ratio
    pop = data.frame(H_N,H_S,L_N,L_S)
    SHH = max(vHH - Kvar, 0)
    SHL = max(vHL - Kvar, 0)
    SLH = max(vLH - Kvar, 0)
    SLL = max(vLL - Kvar, 0)
    payoffs = data.frame(vHH,vHL,vLH,vLL,SHH,SHL,SLH,SLL)
    if (time != 1){
      for(i in 1:(time-1)){
        H_N = as.numeric(tail(pop,1)[1])
        H_S = as.numeric(tail(pop,1)[2])
        L_N = as.numeric(tail(pop,1)[3])
        L_S = as.numeric(tail(pop,1)[4])
        S_H = if(H_S+L_S>0){
          H_S/(H_S+L_S)} else {0}
        S_L = 1-S_H
        N_H = if(H_N+L_N>0){
          H_N/(H_N+L_N)} else {0}
        N_L = 1-N_H
        H_N_P = H_N*(N_H*as.numeric(payoffs[1])+N_L*as.numeric(payoffs[2]))
        H_S_P = SHH*H_S
        L_N_P = L_N*(N_H*as.numeric(payoffs[3])+N_L*as.numeric(payoffs[4]))
        L_S_P = vLL*L_S
        if (pop_grow == "Fixed population"){
          Total_N_P = H_N_P+L_N_P
          Total_S_P = H_S_P+L_S_P
          H_N = H_N_P/Total_N_P
          H_S = H_S_P/Total_S_P
          L_N = L_N_P/Total_N_P
          L_S = L_S_P/Total_S_P
        }
        if (pop_grow == "Unbounded exponential growth") {
          H_N = H_N_P
          H_S = H_S_P
          L_N = L_N_P
          L_S = L_S_P
        }
        pop1 = data.frame(H_N,H_S,L_N,L_S)
        pop = rbind(pop, pop1)
      }
    }
    for(startvar in startrange){
      #SKregion
      i = match(startvar,startrange)
      popstart = pop[startvar,]
      stop = 0
      while(stop == 0){
        if (pop_grow == "Fixed population"){
          H_N = as.numeric(tail(popstart,1)[1])
          H_S = as.numeric(tail(popstart,1)[2])
          L_N = as.numeric(tail(popstart,1)[3])
          L_S = as.numeric(tail(popstart,1)[4])
          #Fight where each kills beta of other group
          S_D = (H_S+L_S)*beta
          N_D = (H_N+L_N)*beta
          if((H_S+L_S)<=N_D){
            if((H_N+L_N)<=S_D & S_D>N_D){
              #tiebreak goes to N
              SKregion$result[(j-1)*length(startrange)+i] = "S"
              stop = 1
            } else {
              SKregion$result[(j-1)*length(startrange)+i] = "N"
              stop = 1
            }
          }
          if((H_N+L_N)<=S_D){
            SKregion$result[(j-1)*length(startrange)+i] = "S"
            stop = 1
          }
          S_H = if(H_S+L_S>0){
            H_S/(H_S+L_S)} else {0}
          S_L = 1-S_H
          N_H = if(H_N+L_N>0){
            H_N/(H_N+L_N)} else {0}
          N_L = 1-N_H
          H_N = max(H_N-S_D*N_H,0)
          H_S = max(H_S-N_D*S_H,0)
          L_N = max(L_N-S_D*N_L,0)
          L_S = max(L_S-N_D*S_L,0)
          #Reproduce
          S_H = if(H_S+L_S>0){
            H_S/(H_S+L_S)} else {0}
          S_L = 1-S_H
          N_H = if(H_N+L_N>0){
            H_N/(H_N+L_N)} else {0}
          N_L = 1-N_H
          H_N_P = H_N*(N_H*as.numeric(payoffs[1])+N_L*as.numeric(payoffs[2]))
          H_S_P = H_S*SHH
          L_N_P = L_N*(N_H*as.numeric(payoffs[3])+N_L*as.numeric(payoffs[4]))
          L_S_P = L_S*vLL
          Total_P = H_N_P+L_N_P+H_S_P+L_S_P
          H_N = H_N_P/Total_P
          H_S = H_S_P/Total_P
          L_N = L_N_P/Total_P
          L_S = L_S_P/Total_P
          popstart1 = data.frame(H_N,H_S,L_N,L_S)
          popstart = rbind(popstart, popstart1)
        }
        if (pop_grow == "Unbounded exponential growth"){
          H_N = as.numeric(tail(popstart,1)[1])
          H_S = as.numeric(tail(popstart,1)[2])
          L_N = as.numeric(tail(popstart,1)[3])
          L_S = as.numeric(tail(popstart,1)[4])
          #Fight where each kills beta of other group
          S_D = (H_S+L_S)*beta
          N_D = (H_N+L_N)*beta
          if((H_S+L_S)<=N_D){
            if((H_N+L_N)<=S_D & S_D>N_D){
              #tiebreak goes to N
              SKregion$result[(j-1)*length(startrange)+i] = "S"
              stop = 1
            } else {
              SKregion$result[(j-1)*length(startrange)+i] = "N"
              stop = 1
            }
          }
          if((H_N+L_N)<=S_D){
            SKregion$result[(j-1)*length(startrange)+i] = "S"
            stop = 1
          }
          S_H = if(H_S+L_S>0){
            H_S/(H_S+L_S)} else {0}
          S_L = 1-S_H
          N_H = if(H_N+L_N>0){
            H_N/(H_N+L_N)} else {0}
          N_L = 1-N_H
          H_N = max(H_N-S_D*N_H,0)
          H_S = max(H_S-N_D*S_H,0)
          L_N = max(L_N-S_D*N_L,0)
          L_S = max(L_S-N_D*S_L,0)
          #Reproduce
          S_H = if(H_S+L_S>0){
            H_S/(H_S+L_S)} else {0}
          S_L = 1-S_H
          N_H = if(H_N+L_N>0){
            H_N/(H_N+L_N)} else {0}
          N_L = 1-N_H
          H_N_P = H_N*(N_H*as.numeric(payoffs[1])+N_L*as.numeric(payoffs[2]))
          H_S_P = H_S*SHH
          L_N_P = L_N*(N_H*as.numeric(payoffs[3])+N_L*as.numeric(payoffs[4]))
          L_S_P = L_S*vLL
          H_N = H_N_P
          H_S = H_S_P
          L_N = L_N_P
          L_S = L_S_P
          popstart1 = data.frame(H_N,H_S,L_N,L_S)
          popstart = rbind(popstart, popstart1)
        }
      }
    }
    for(betavar in betarange){
      #BKregion
      i = match(betavar, betarange)
      popstart = pop[start,]
      stop = 0
      while(stop == 0){
        if (pop_grow == "Fixed population"){
          H_N = as.numeric(tail(popstart,1)[1])
          H_S = as.numeric(tail(popstart,1)[2])
          L_N = as.numeric(tail(popstart,1)[3])
          L_S = as.numeric(tail(popstart,1)[4])
          #Fight where each kills beta of other group
          S_D = (H_S+L_S)*betavar
          N_D = (H_N+L_N)*betavar
          if((H_S+L_S)<=N_D){
            if((H_N+L_N)<=S_D & S_D>N_D){
              #tiebreak goes to N
              BKregion$result[(j-1)*length(betarange)+i] = "S"
              stop = 1
            } else {
              BKregion$result[(j-1)*length(betarange)+i] = "N"
              stop = 1
            }
          }
          if((H_N+L_N)<=S_D){
            BKregion$result[(j-1)*length(betarange)+i] = "S"
            stop = 1
          }
          S_H = if(H_S+L_S>0){
            H_S/(H_S+L_S)} else {0}
          S_L = 1-S_H
          N_H = if(H_N+L_N>0){
            H_N/(H_N+L_N)} else {0}
          N_L = 1-N_H
          H_N = max(H_N-S_D*N_H,0)
          H_S = max(H_S-N_D*S_H,0)
          L_N = max(L_N-S_D*N_L,0)
          L_S = max(L_S-N_D*S_L,0)
          #Reproduce
          S_H = if(H_S+L_S>0){
            H_S/(H_S+L_S)} else {0}
          S_L = 1-S_H
          N_H = if(H_N+L_N>0){
            H_N/(H_N+L_N)} else {0}
          N_L = 1-N_H
          H_N_P = H_N*(N_H*as.numeric(payoffs[1])+N_L*as.numeric(payoffs[2]))
          H_S_P = H_S*SHH
          L_N_P = L_N*(N_H*as.numeric(payoffs[3])+N_L*as.numeric(payoffs[4]))
          L_S_P = L_S*vLL
          Total_P = H_N_P+L_N_P+H_S_P+L_S_P
          H_N = H_N_P/Total_P
          H_S = H_S_P/Total_P
          L_N = L_N_P/Total_P
          L_S = L_S_P/Total_P
          popstart1 = data.frame(H_N,H_S,L_N,L_S)
          popstart = rbind(popstart, popstart1)
        }
        if (pop_grow == "Unbounded exponential growth"){
          H_N = as.numeric(tail(popstart,1)[1])
          H_S = as.numeric(tail(popstart,1)[2])
          L_N = as.numeric(tail(popstart,1)[3])
          L_S = as.numeric(tail(popstart,1)[4])
          #Fight where each kills beta of other group
          S_D = (H_S+L_S)*betavar
          N_D = (H_N+L_N)*betavar
          if((H_S+L_S)<=N_D){
            if((H_N+L_N)<=S_D & S_D>N_D){
              #tiebreak goes to N
              BKregion$result[(j-1)*length(betarange)+i] = "S"
              stop = 1
            } else {
              BKregion$result[(j-1)*length(betarange)+i] = "N"
              stop = 1
            }
          }
          if((H_N+L_N)<=S_D){
            BKregion$result[(j-1)*length(betarange)+i] = "S"
            stop = 1
          }
          S_H = if(H_S+L_S>0){
            H_S/(H_S+L_S)} else {0}
          S_L = 1-S_H
          N_H = if(H_N+L_N>0){
            H_N/(H_N+L_N)} else {0}
          N_L = 1-N_H
          H_N = max(H_N-S_D*N_H,0)
          H_S = max(H_S-N_D*S_H,0)
          L_N = max(L_N-S_D*N_L,0)
          L_S = max(L_S-N_D*S_L,0)
          #Reproduce
          S_H = if(H_S+L_S>0){
            H_S/(H_S+L_S)} else {0}
          S_L = 1-S_H
          N_H = if(H_N+L_N>0){
            H_N/(H_N+L_N)} else {0}
          N_L = 1-N_H
          H_N_P = H_N*(N_H*as.numeric(payoffs[1])+N_L*as.numeric(payoffs[2]))
          H_S_P = H_S*SHH
          L_N_P = L_N*(N_H*as.numeric(payoffs[3])+N_L*as.numeric(payoffs[4]))
          L_S_P = L_S*vLL
          H_N = H_N_P
          H_S = H_S_P
          L_N = L_N_P
          L_S = L_S_P
          popstart1 = data.frame(H_N,H_S,L_N,L_S)
          popstart = rbind(popstart, popstart1)
        }
      }
    }
  }
  ##SBregion
  H_N = ratio
  H_S = ratio
  L_N = 1-ratio
  L_S = 1-ratio
  pop = data.frame(H_N,H_S,L_N,L_S)
  SHH = max(vHH - K, 0)
  SHL = max(vHL - K, 0)
  SLH = max(vLH - K, 0)
  SLL = max(vLL - K, 0)
  payoffs = data.frame(vHH,vHL,vLH,vLL,SHH,SHL,SLH,SLL)
  if (time != 1){
    for(i in 1:(time-1)){
      H_N = as.numeric(tail(pop,1)[1])
      H_S = as.numeric(tail(pop,1)[2])
      L_N = as.numeric(tail(pop,1)[3])
      L_S = as.numeric(tail(pop,1)[4])
      S_H = if(H_S+L_S>0){
        H_S/(H_S+L_S)} else {0}
      S_L = 1-S_H
      N_H = if(H_N+L_N>0){
        H_N/(H_N+L_N)} else {0}
      N_L = 1-N_H
      H_N_P = H_N*(N_H*as.numeric(payoffs[1])+N_L*as.numeric(payoffs[2]))
      H_S_P = SHH*H_S
      L_N_P = L_N*(N_H*as.numeric(payoffs[3])+N_L*as.numeric(payoffs[4]))
      L_S_P = vLL*L_S
      if (pop_grow == "Fixed population"){
        Total_N_P = H_N_P+L_N_P
        Total_S_P = H_S_P+L_S_P
        H_N = H_N_P/Total_N_P
        H_S = H_S_P/Total_S_P
        L_N = L_N_P/Total_N_P
        L_S = L_S_P/Total_S_P
      }
      if (pop_grow == "Unbounded exponential growth") {
        H_N = H_N_P
        H_S = H_S_P
        L_N = L_N_P
        L_S = L_S_P
      }
      pop1 = data.frame(H_N,H_S,L_N,L_S)
      pop = rbind(pop, pop1)
    }
  }
  for(startvar in startrange){
    i = match(startvar, startrange)
    for(betavar in betarange){
      j = match(betavar, betarange)
      popstart = pop[startvar,]
      stop = 0
      while(stop == 0){
        if (pop_grow == "Fixed population"){
          H_N = as.numeric(tail(popstart,1)[1])
          H_S = as.numeric(tail(popstart,1)[2])
          L_N = as.numeric(tail(popstart,1)[3])
          L_S = as.numeric(tail(popstart,1)[4])
          #Fight where each kills beta of other group
          S_D = (H_S+L_S)*betavar
          N_D = (H_N+L_N)*betavar
          if((H_S+L_S)<=N_D){
            if((H_N+L_N)<=S_D & S_D>N_D){
              #tiebreak goes to N
              SBregion$result[(j-1)*length(startrange)+i] = "S"
              stop = 1
            } else {
              SBregion$result[(j-1)*length(startrange)+i] = "N"
              stop = 1
            }
          }
          if((H_N+L_N)<=S_D){
            SBregion$result[(j-1)*length(startrange)+i] = "S"
            stop = 1
          }
          S_H = if(H_S+L_S>0){
            H_S/(H_S+L_S)} else {0}
          S_L = 1-S_H
          N_H = if(H_N+L_N>0){
            H_N/(H_N+L_N)} else {0}
          N_L = 1-N_H
          H_N = max(H_N-S_D*N_H,0)
          H_S = max(H_S-N_D*S_H,0)
          L_N = max(L_N-S_D*N_L,0)
          L_S = max(L_S-N_D*S_L,0)
          #Reproduce
          S_H = if(H_S+L_S>0){
            H_S/(H_S+L_S)} else {0}
          S_L = 1-S_H
          N_H = if(H_N+L_N>0){
            H_N/(H_N+L_N)} else {0}
          N_L = 1-N_H
          H_N_P = H_N*(N_H*as.numeric(payoffs[1])+N_L*as.numeric(payoffs[2]))
          H_S_P = H_S*SHH
          L_N_P = L_N*(N_H*as.numeric(payoffs[3])+N_L*as.numeric(payoffs[4]))
          L_S_P = L_S*vLL
          Total_P = H_N_P+L_N_P+H_S_P+L_S_P
          H_N = H_N_P/Total_P
          H_S = H_S_P/Total_P
          L_N = L_N_P/Total_P
          L_S = L_S_P/Total_P
          popstart1 = data.frame(H_N,H_S,L_N,L_S)
          popstart = rbind(popstart, popstart1)
        }
        if (pop_grow == "Unbounded exponential growth"){
          H_N = as.numeric(tail(popstart,1)[1])
          H_S = as.numeric(tail(popstart,1)[2])
          L_N = as.numeric(tail(popstart,1)[3])
          L_S = as.numeric(tail(popstart,1)[4])
          #Fight where each kills beta of other group
          S_D = (H_S+L_S)*betavar
          N_D = (H_N+L_N)*betavar
          if((H_S+L_S)<=N_D){
            if((H_N+L_N)<=S_D & S_D>N_D){
              #tiebreak goes to N
              SBregion$result[(j-1)*length(startrange)+i] = "S"
              stop = 1
            } else {
              SBregion$result[(j-1)*length(startrange)+i] = "N"
              stop = 1
            }
          }
          if((H_N+L_N)<=S_D){
            SBregion$result[(j-1)*length(startrange)+i] = "S"
            stop = 1
          }
          S_H = if(H_S+L_S>0){
            H_S/(H_S+L_S)} else {0}
          S_L = 1-S_H
          N_H = if(H_N+L_N>0){
            H_N/(H_N+L_N)} else {0}
          N_L = 1-N_H
          H_N = max(H_N-S_D*N_H,0)
          H_S = max(H_S-N_D*S_H,0)
          L_N = max(L_N-S_D*N_L,0)
          L_S = max(L_S-N_D*S_L,0)
          #Reproduce
          S_H = if(H_S+L_S>0){
            H_S/(H_S+L_S)} else {0}
          S_L = 1-S_H
          N_H = if(H_N+L_N>0){
            H_N/(H_N+L_N)} else {0}
          N_L = 1-N_H
          H_N_P = H_N*(N_H*as.numeric(payoffs[1])+N_L*as.numeric(payoffs[2]))
          H_S_P = H_S*SHH
          L_N_P = L_N*(N_H*as.numeric(payoffs[3])+N_L*as.numeric(payoffs[4]))
          L_S_P = L_S*vLL
          H_N = H_N_P
          H_S = H_S_P
          L_N = L_N_P
          L_S = L_S_P
          popstart1 = data.frame(H_N,H_S,L_N,L_S)
          popstart = rbind(popstart, popstart1)
        }
      }
    }
  }
  list(SKregion, BKregion, SBregion)
}


#Fight

###Population Graphs

###Fight_NS_Win
start = 25
fight=evo_join_high(ratio, vHH, vHL, vLH, vLL, K, time, pop_grow, join_scenario, beta, start)[[1]]
ggplot(data = fight, aes(x = t, y = Population, color = Type, linetype = Type)) +
  geom_line(size = 1.5) +
  theme(text = element_text(size = 20)) +
  scale_linetype_manual(labels = c("Signal" = "Signal", "High_Signal" = "Signal:High", "Low_Signal" = "Signal:Low", "No_Signal" = "No Signal", "High_No_Signal" = "No Signal:High", "Low_No_Signal" = "No Signal:Low"),
                        values = c("Signal" = "solid", "High_Signal" = "dashed", "Low_Signal" = "dotted", "No_Signal" = "solid", "High_No_Signal" = "dashed", "Low_No_Signal" = "dotted"))+
  scale_color_manual(labels = c("Signal" = "Signal", "High_Signal" = "Signal:High", "Low_Signal" = "Signal:Low", "No_Signal" = "No Signal", "High_No_Signal" = "No Signal:High", "Low_No_Signal" = "No Signal:Low"),
                     values = c("Signal" = rgb(0,.5,1), "High_Signal" = rgb(0,.75,1), "Low_Signal" = rgb(0,0,1), "No_Signal" = rgb(1,.5,0), "High_No_Signal" = rgb(1,.8,0), "Low_No_Signal" = rgb(1,0,0)))+
  geom_vline(xintercept = ceiling(start-1))+
  ylab("Population")+
  coord_cartesian(xlim =c(0, time))+
  annotate("text", x = time-3, y = 1.2, size = 8, label = paste("T=",start))

###Fight_S_Win
start = 15
fight=evo_join_high(ratio, vHH, vHL, vLH, vLL, K, time, pop_grow, join_scenario, beta, start)[[1]]
ggplot(data = fight, aes(x = t, y = Population, color = Type, linetype = Type)) +
  geom_line(size = 1.5) +
  theme(text = element_text(size = 20)) +
  scale_linetype_manual(labels = c("Signal" = "Signal", "High_Signal" = "Signal:High", "Low_Signal" = "Signal:Low", "No_Signal" = "No Signal", "High_No_Signal" = "No Signal:High", "Low_No_Signal" = "No Signal:Low"),
                        values = c("Signal" = "solid", "High_Signal" = "dashed", "Low_Signal" = "dotted", "No_Signal" = "solid", "High_No_Signal" = "dashed", "Low_No_Signal" = "dotted"))+
  scale_color_manual(labels = c("Signal" = "Signal", "High_Signal" = "Signal:High", "Low_Signal" = "Signal:Low", "No_Signal" = "No Signal", "High_No_Signal" = "No Signal:High", "Low_No_Signal" = "No Signal:Low"),
                     values = c("Signal" = rgb(0,.5,1), "High_Signal" = rgb(0,.75,1), "Low_Signal" = rgb(0,0,1), "No_Signal" = rgb(1,.5,0), "High_No_Signal" = rgb(1,.8,0), "Low_No_Signal" = rgb(1,0,0)))+
  geom_vline(xintercept = ceiling(start-1))+
  ylab("Population")+
  coord_cartesian(xlim =c(0, time))+
  annotate("text", x = time-3, y = .95, size = 8, label = paste("T=",start))

###Special_Fight
start = 20
fight=evo_join_high(ratio, vHH, vHL, vLH, vLL, K, time, pop_grow, join_scenario, beta, start)[[1]]
ggplot(data = fight, aes(x = t, y = Population, color = Type, linetype = Type)) +
  geom_line(size = 1.5) +
  theme(text = element_text(size = 20)) +
  scale_linetype_manual(labels = c("Signal" = "Signal", "High_Signal" = "Signal:High", "Low_Signal" = "Signal:Low", "No_Signal" = "No Signal", "High_No_Signal" = "No Signal:High", "Low_No_Signal" = "No Signal:Low"),
                        values = c("Signal" = "solid", "High_Signal" = "dashed", "Low_Signal" = "dotted", "No_Signal" = "solid", "High_No_Signal" = "dashed", "Low_No_Signal" = "dotted"))+
  scale_color_manual(labels = c("Signal" = "Signal", "High_Signal" = "Signal:High", "Low_Signal" = "Signal:Low", "No_Signal" = "No Signal", "High_No_Signal" = "No Signal:High", "Low_No_Signal" = "No Signal:Low"),
                     values = c("Signal" = rgb(0,.5,1), "High_Signal" = rgb(0,.75,1), "Low_Signal" = rgb(0,0,1), "No_Signal" = rgb(1,.5,0), "High_No_Signal" = rgb(1,.8,0), "Low_No_Signal" = rgb(1,0,0)))+
  geom_vline(xintercept = ceiling(start-1))+
  ylab("Population")+
  coord_cartesian(xlim =c(0, time))+
  annotate("text", x = time-3, y = .95, size = 8, label = paste("T=",start))

###Regions

region = regions(ratio,vHH,vHL,vLH,vLL,K,time,pop_grow,beta,start)

###Region_KT
ggplot(data = region[[1]], aes(x = start, y = K, fill = result)) +
  geom_tile() +
  theme(text = element_text(size = 20)) +
  scale_fill_manual(labels = c("N" = "No Signal", "S" = "Signal"),
                    values = c("N" = rgb(1,.5,0), "S" = rgb(0,.5,1))) +
  geom_vline(xintercept = start, color = "white", size = 1) +
  geom_hline(yintercept = K, color = "white", size = 1) +
  xlab("T") +
  labs(fill = "Result")

###Region_BT
ggplot(data = region[[3]], aes(x = start, y = beta, fill = result)) +
  geom_tile() +
  theme(text = element_text(size = 20)) +
  scale_fill_manual(labels = c("N" = "No Signal", "S" = "Signal"),
                    values = c("N" = rgb(1,.5,0), "S" = rgb(0,.5,1))) +
  geom_vline(xintercept = start, color = "white", size = 1) +
  geom_hline(yintercept = beta, color = "white", size=1) +
  ylab(expression(beta)) +
  xlab("T") +
  labs(fill = "Result")

###Region_KB
ggplot(data = region[[2]], aes(x = beta, y = K, fill = result)) +
  geom_tile() +
  theme(text = element_text(size = 20)) +
  scale_fill_manual(labels = c("N" = "No Signal", "S" = "Signal"),
                    values = c("N" = rgb(1,.5,0), "S" = rgb(0,.5,1))) +
  geom_vline(xintercept = beta, color = "white", size = 1) +
  geom_hline(yintercept = K, color = "white", size = 1) +
  xlab(expression(beta)) +
  labs(fill = "Result")


  
